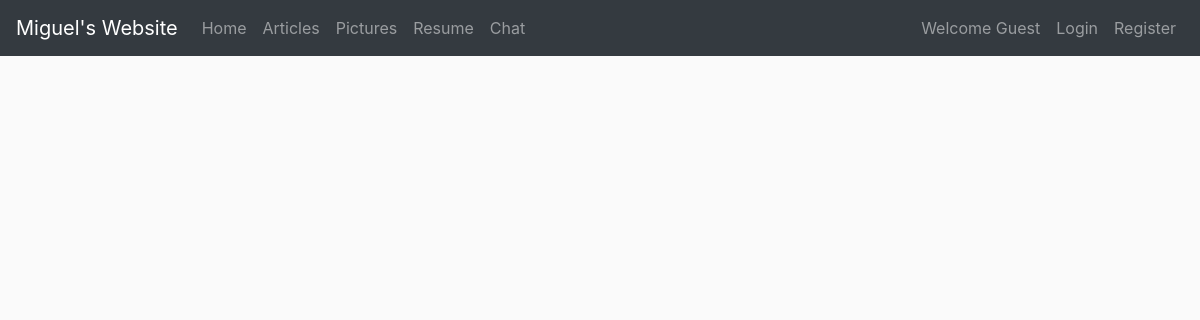
Page /pictures/ on the earlier database version.
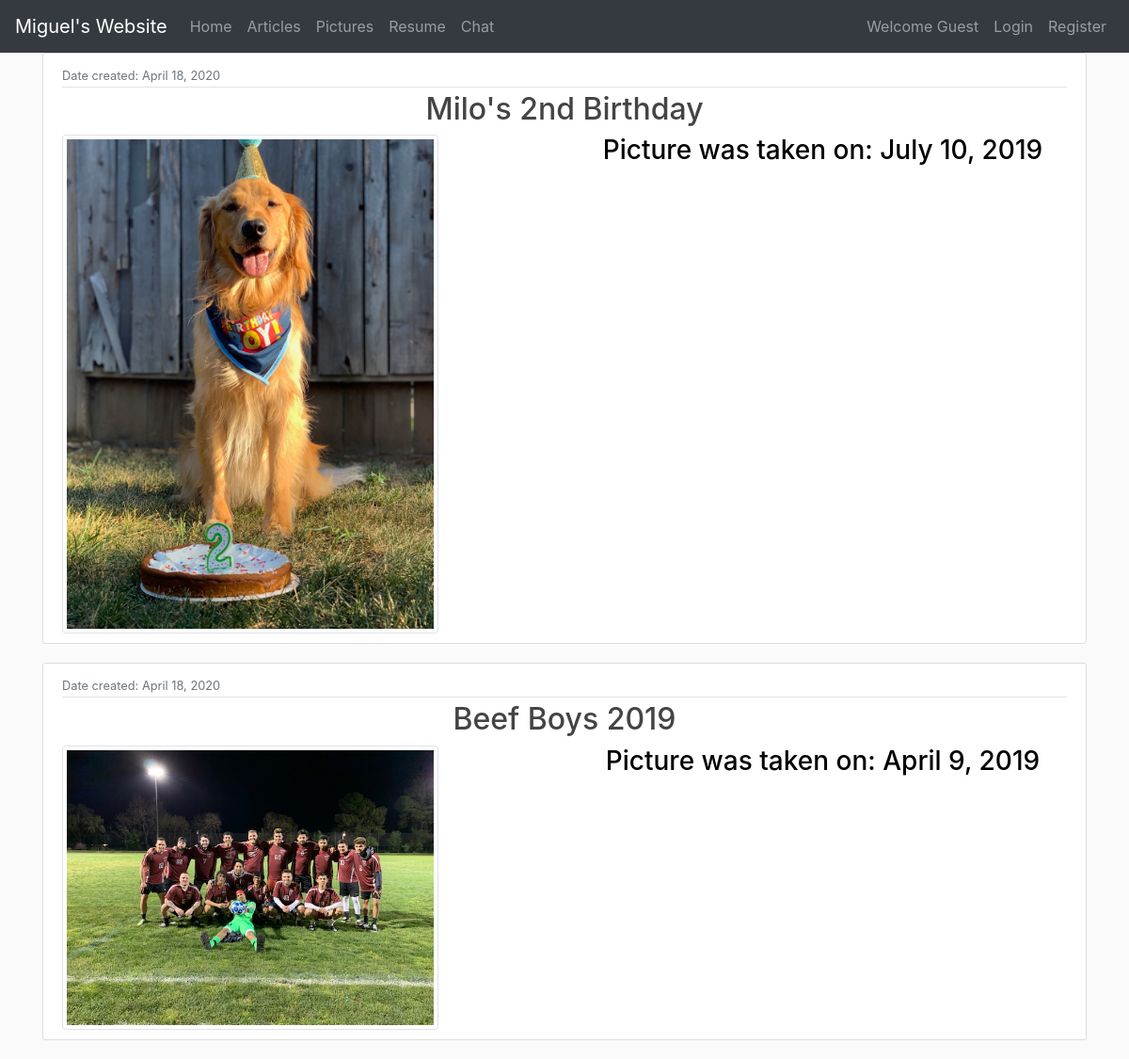
Same page on the later database version.
### myapp/models.py (models this page shows, shortened)
class Pictures(models.Model):
    description = models.CharField(max_length=100)
    datePosted = models.DateTimeField(auto_now_add=True)
    dateTaken = models.DateField()
    picture = models.ImageField(null=True, blank=True)

### myapp/views.py (the view)
# urls.py: path('pictures/', views.pictures, name = 'Pictures'),
def pictures(request):
    context = {
        'pictures': Pictures.objects.all(),
    }
    return render(request, 'myapp/pictures.html', context)

### myapp/templates/myapp/pictures.html
{% extends "myapp/base.html" %}
{% block content %}
{% for picture in pictures %}
<article class="media content-section">
    <div class="media-body">
        <div class="article-metadata">
            <small class="text-muted"> Date created: {{ picture.datePosted|date:"F d, Y" }}</small>
        </div>
        <h2><a class="article-title" href="#">{{ picture.description }}</a></h2>
        <div class="row">
            <div class="col-md-6">
                <img src="{{ picture.picture }}" class="img-thumbnail" height=400 width = 400/>
            </div>
            <div class="col-md-6">
                <h3> Picture was taken on: {{ picture.dateTaken }} </h3>
            </div>
        </div>
    </div>
</article>
{% endfor %}
{% endblock content %}

### myapp/templates/myapp/base.html (shortened to what this page needs)
{% load static %}
<!DOCTYPE html>
<html>
  <head>
     <link rel="stylesheet" href="https://stackpath.bootstrapcdn.com/bootstrap/4.4.1/css/bootstrap.min.css">
     <link href="https://stackpath.bootstrapcdn.com/font-awesome/4.7.0/css/font-awesome.min.css" rel="stylesheet">
     <link rel="stylesheet" type="text/css" href="{% static 'css/app.css'%}"
     <title></title>
  </head>
  <body>
        <nav class="navbar navbar-expand-md navbar-dark bg-dark">
          <a href="{% url 'Home' %}" class="navbar-brand">Miguel's Website</a>
          <div class="collapse navbar-collapse" id="navbarCollapse">
              <div class="navbar-nav">
                  <a href="{% url 'Home' %}" class="nav-item nav-link">Home</a>
                  <a href="{% url 'Articles' %}" class="nav-item nav-link">Articles</a>
                  <a href="{% url 'Pictures' %}" class="nav-item nav-link">Pictures</a>
                  <a href="{% url 'Resume' %}" class="nav-item nav-link">Resume</a>
                  <a href="{% url 'Chat' %}" class="nav-item nav-link">Chat</a>
              </div>
              <div class="navbar-nav ml-auto">
                  {% if user.is_authenticated %}
                    <a class="nav-item nav-link">Welcome {{user.username}}</a>
                  {% else %}
                    <a class="nav-item nav-link">Welcome Guest</a>
                  {% endif %}
                  {% if user.is_authenticated %}
                  <a href="{% url 'Logout' %}" class="nav-item nav-link">Logout</a>
                  {% else %}
                  <a href="{% url 'Login' %}" class="nav-item nav-link">Login</a>
                  <a href="{% url 'Register' %}" class="nav-item nav-link">Register</a>
                  {% endif %}
              </div>
          </div>
      </nav>
      <div class = "container">
        {% block content%}
        {% endblock %}
      </div>
  </body>
</html>

### myapp/static/css/app.css (style rules this page uses)
html { scroll-behavior: smooth; }
body { background: #fafafa; color: black; }
h1, h2, h3, h4, h5, h6 { color: black; text-align: center; }
.content-section { background: #ffffff; padding: 10px 20px; border: 1px solid #dddddd; border-radius: 3px; margin-bottom: 20px; }
.article-title { color: #444444; }
.article-metadata { padding-bottom: 1px; margin-bottom: 4px; border-bottom: 1px solid #e3e3e3 }

Differences in the rows shown:
added Pictures: datePosted "April 18, 2020", description "Milo's 2nd Birthday", picture (picture), dateTaken "July 10, 2019"
added Pictures: datePosted "April 18, 2020", description "Beef Boys 2019", picture (picture), dateTaken "April 9, 2019"
